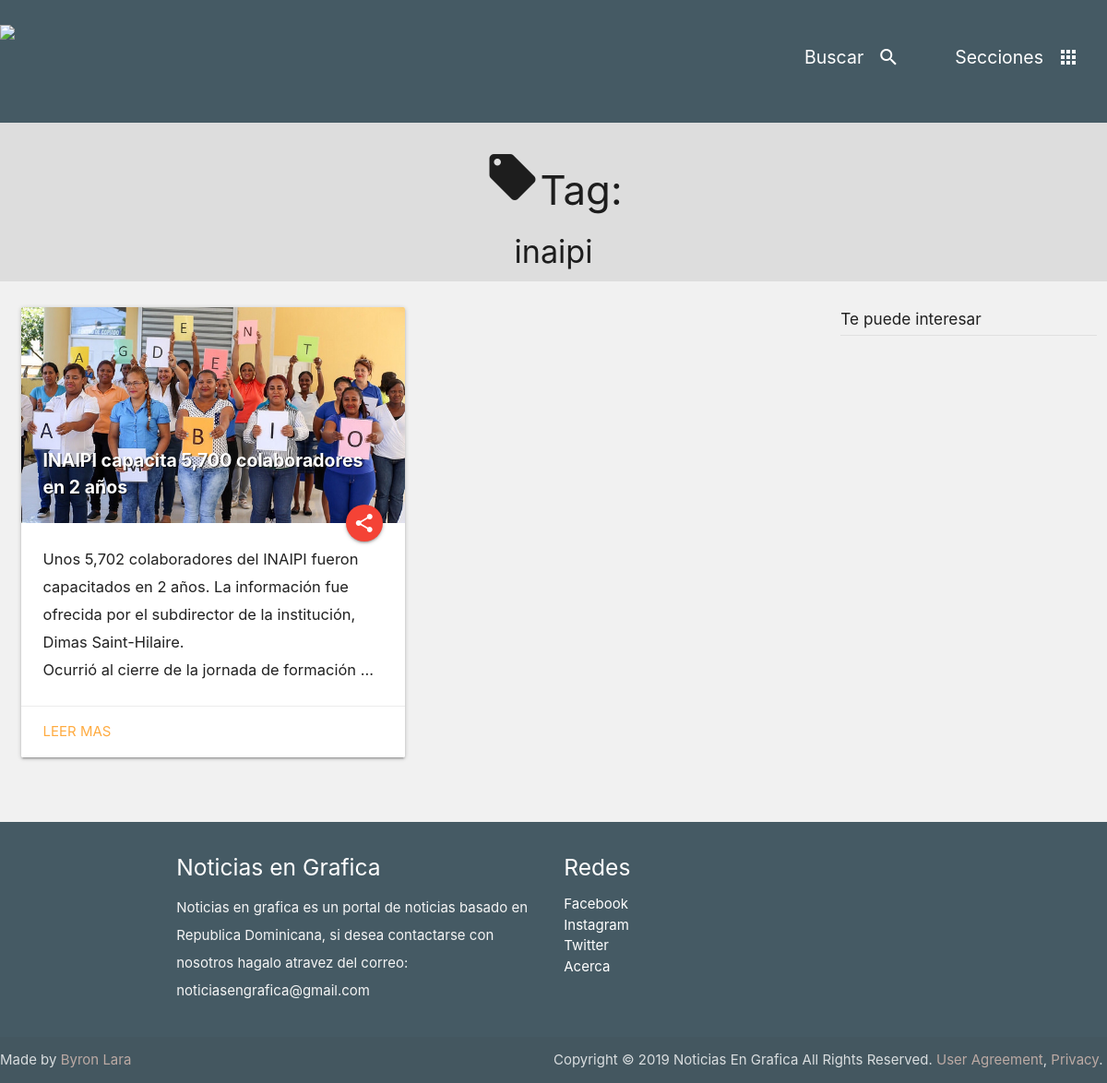
The page /tags/inaipi/ on the database its author committed.
### post/models.py (models this page shows, shortened)
class Tag(models.Model):
	title = models.CharField(max_length=50, verbose_name ='Tag')
	slug = models.SlugField(max_length=255, unique=True)
	class Meta:
		verbose_name = 'Tag'
		verbose_name_plural = 'Tags'

class Post(models.Model):
	title = models.CharField(max_length=255, verbose_name ='Titulo')
	slug = models.SlugField(max_length=255, unique=True)
	status = models.CharField(choices=STATUS_CHOICES, default='draft', max_length=10, verbose_name ='Estatus')
	breaking_news = models.BooleanField(default=False, verbose_name='Destacado')
	publication_date = models.DateTimeField(verbose_name ='Fecha')
	category = models.ForeignKey(Category, verbose_name ='Categoria')
	picture = models.ImageField(upload_to='uploads/%Y/%m/%d', null=True, blank=True, verbose_name ='Imagen')
	content = RichTextUploadingField(verbose_name ='Contenido')
	gallery_content = models.BooleanField(default=False, verbose_name='Galeria')
	tags = models.ManyToManyField(Tag)
	class Meta:
		verbose_name = 'Publicacion'
		verbose_name_plural = 'Publicaciones'
	def get_absolute_url(self):
		return reverse('entry_detail', args=[self.slug])

### post/views.py (the view)
# urls.py: url(r'^tags/(?P<tag_slug>[-\w]+)/$', Tags, name='tags'),
def Tags(request, tag_slug):
	tags = Tag.objects.all()
	entries = Post.objects.filter(status='published')
	categories = Category.objects.all()
	if tag_slug:
		tag = get_object_or_404(Tag, slug=tag_slug)
		entries = entries.filter(tags=tag)
	paginator = Paginator(entries, 4)
	page = request.GET.get('page')
	try:
		entriest = paginator.page(page)
	except PageNotAnInteger:
		entriest = paginator.page(1)
	except EmptyPage:
		entriest = paginator.page(paginator.num_pages)
	template = loader.get_template('tags.html')
	context = {
		'tags' : tags,
		'tag' : tag,
		'categories' : categories,
		'entriest' : entriest
	}
	return HttpResponse(template.render(context, request))

### post/models.py (called while the page is built)
	def get_absolute_url(self):
		return reverse('categories', args=[self.slug])

### notigrafika/templates/tags.html (shortened to what this page needs)
{% extends 'base.html' %}
{% block head %}
<div class="row">
  <div style="background-color: #ddd;" class="col s12 m12 center-align">
    <h3><i class="medium material-icons">local_offer</i>Tag:</h3>
    <h4>{{ tag.title }}</h4>
    </div>
  </div>
{% endblock %}
{% block content %}
  {% for entry in entriest %}
    <div class="col s12 m6">
      <div class="card hoverable">
        <div class="card-image">
          <a href="{{ entry.get_absolute_url }}">
          <img src="{{ entry.picture.url }}">
          </a>
          <a href="{{ entry.get_absolute_url }}">
          <span class="card-title">{{ entry.title }}</span>
          </a>
          <a class="btn-floating halfway-fab waves-effect waves-light red tooltipped" data-tooltip="Compartir"><i class="material-icons">share</i></a>
        </div>
        <div class="card-content">
        {{ entry.content | safe | truncatewords:30 | linebreaks }}
        </div>
        <div class="card-action">
          <a href="{{ entry.get_absolute_url }}">Leer mas</a>
        </div>
      </div>
    </div>
{% endfor %}
{% endblock %}

### notigrafika/static/css/style.css (style rules this page uses)
p { line-height: 2rem; }
body { background-color: #f1f1f1; }
.card .card-image .card-title { font-size: 1.3rem; font-weight: bold; color: #fff; position: absolute; bottom: 0; left: 0; max-width: 100%; padding: 24px; border-top-left-radius: 3px; border-top-right-radius: 3px; background-color: transparent; text-shadow: 1px 1px 1px rgba(0,0,0,.8); }
.card .card-content p { margin: 0; font-size: 1.1rem; }

### rows shown on the page
Tag: title "inaipi"
Post: picture (picture), title "INAIPI capacita 5,700 colaboradores en 2 años", content "Unos 5,702 colaboradores del INAIPI fueron capacitados en 2 años. La información fue ofrecida por el subdirector de la institución, Dimas Saint-Hilaire. Ocurrió al cierre de la jornada de formación …"
